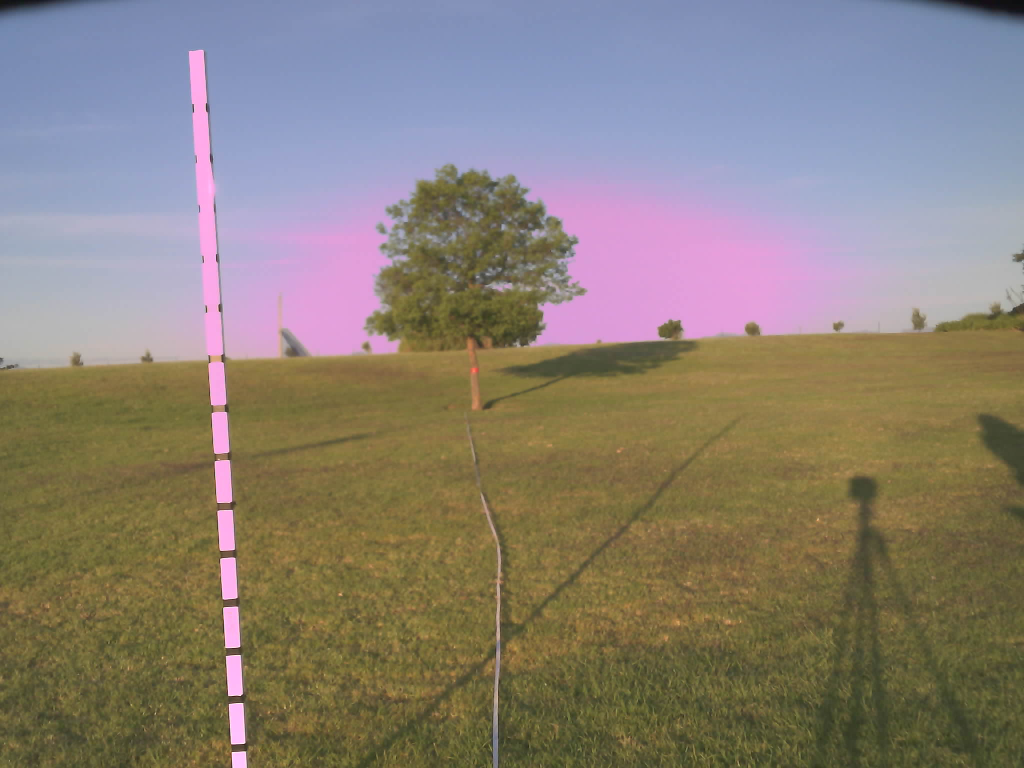
#> input picture ImageProcessing/examples/Position 1 - 20m/TreeCam1_2026-10-04_18-21-49.jpg, 2048 x 1536 px (shown at 1/2 size); its folder holds only this picture in this run
$ python -i step7_closeup_trunk.py   (imports and definitions only)
#> lines starting #> are read from the running program, lines starting #| are printed output that depends on the picture; after the words box and inside, x2 and y2 are one past the last pixel; in counts of white or black regions, pixels touching at a corner belong together
#> further down, picture is the input picture: shape (1536, 2048, 3); mean B, G, R 118.6, 128.1, 137.1
# Step 7: close-up trunk test (2026-10-17).
# Purpose: check whether the trunk width error in the 10 to 20 m photos comes from low
# resolution. The camera was put 140 cm and 90 cm from the trunk, so the trunk is about
# ten times more pixels wide, with the reference stick standing beside the trunk.
#
# Trunk width in pixels: the same idea as step 5. In the lower part of the photo the
# trunk stands against grass, and the Lab a* channel separates them (bark is redder).
# Otsu on a* finds the trunk, a line is fitted through its middle, and the a* profile
# across the trunk is averaged over a block of rows; the width is taken at half maximum.
# The trunk bends, so this is done in several blocks of rows, each with its own line.
#
# Three scales turn pixels into millimetres:
#   1. stick marks: 100 mm apart, stick beside the trunk, so mm/px = 100 / mark spacing
#   2. stick width: 30 mm wide, measured with the same half-maximum method
#   3. pinhole model: mm/px = distance / focal length, with f = 2403 px from step 6 (development/step6_measure_metres.py)
# The result is compared with Tiffany's calliper measurement of the trunk.

import csv
from pathlib import Path
import cv2
import numpy as np

# Settings
IMAGES_DIR = Path(r"C:\Users\tiffa\OneDrive\Documents\University\Engineering\Year 4"
                  r"\Semester 2\Project 448\Project\Code\BaseStation\images")
POSITIONS = {   # camera to trunk distance (m): first and last photo time of the still rig
    1.40: ("2026-10-17_15-47-10", "2026-10-17_15-48-26"),
    0.90: ("2026-10-17_15-48-51", "2026-10-17_15-49-54"),
}
F_CALIBRATED = 2403            # focal length in px, from step 6 (development/step6_measure_metres.py)
MARK_SPACING_MM = 100.0
STICK_WIDTH_MM = 30.0
CALLIPER_MM = 121.0            # Tiffany's calliper reading in the camera's direction
ROW_BLOCKS = 6                 # trunk width is measured in this many blocks of rows
OUTPUT_DIR = Path(__file__).parent / "output" / "step7"
# [1 line not run here, left out]


# [23 lines left out: function half_max_width, not called in this run]


def find_stick(img):
    """Stick: bright, low-saturation, wide component in the lower part of the photo.
    Returns (slope, intercept) of its centre line."""
    h = img.shape[0]
#> h = 1536
    hsv = cv2.cvtColor(img, cv2.COLOR_BGR2HSV)
#> hsv: shape (1536, 2048, 3); mean H, S, V 64.3, 94.9, 151.6
    bright = ((hsv[:, :, 2] > 200) & (hsv[:, :, 1] < 90)).astype(np.uint8) * 255
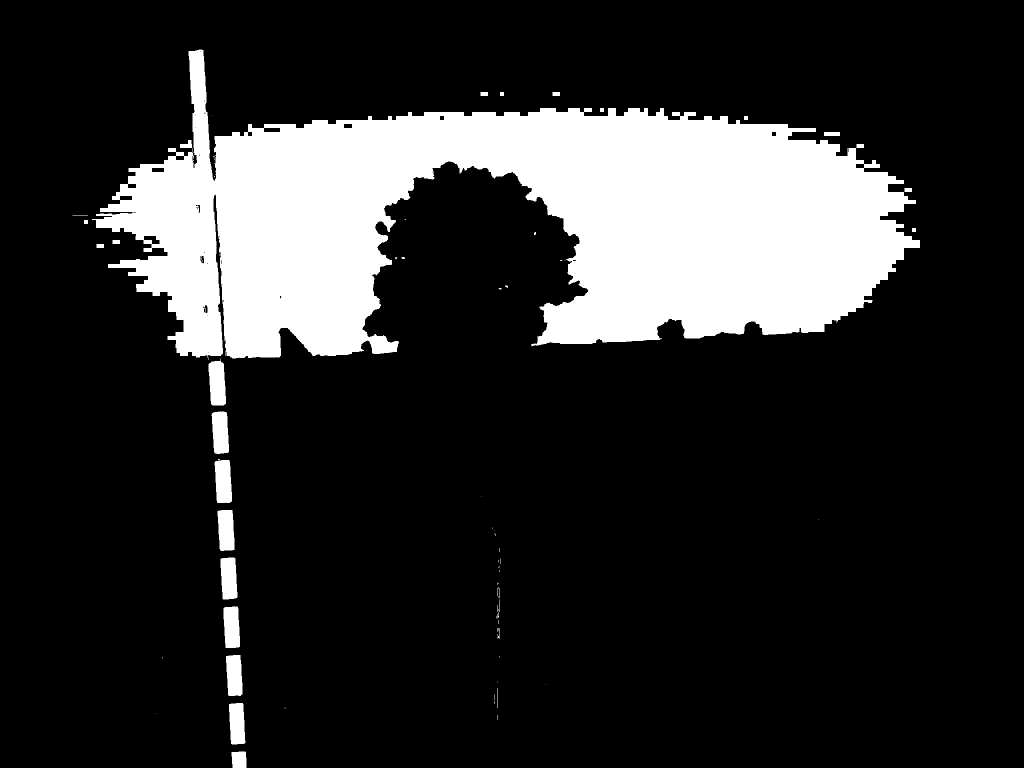
#> bright: shape (1536, 2048) (shown at 1/2 size); 17.6% white; 72 white regions (41 under 20 px), largest, box (x1, y1, x2, y2) and area: (184, 99, 1840, 720) 529589, (417, 717, 452, 811) 2671, (429, 920, 464, 1006) 2608
    bright[:int(0.6 * h)] = 0
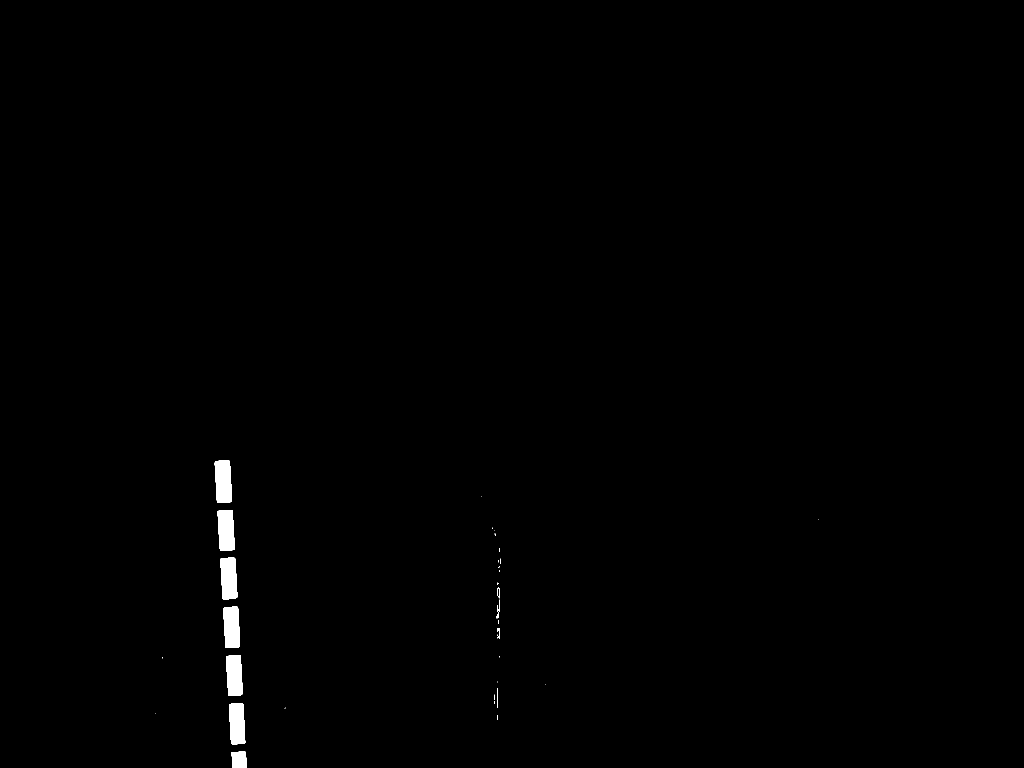
#> bright: shape (1536, 2048) (shown at 1/2 size); 0.51% white; 39 white regions (28 under 20 px), largest, box (x1, y1, x2, y2) and area: (429, 921, 464, 1006) 2592, (441, 1115, 475, 1199) 2483, (447, 1213, 480, 1296) 2444
    bright = cv2.morphologyEx(bright, cv2.MORPH_OPEN, np.ones((5, 5), np.uint8))
    n, labels, stats, _ = cv2.connectedComponentsWithStats(bright)
#> labels: shape (1536, 2048) int32; 8 distinct labels, from 0 to 7
#> n = 8; stats = [[0, 0, 2048, 1536, 3130090], [429, 921, 35, 85, 2592], [435, 1020, 34, 82, 2443], [441, 1115, 34, 84, 2483], [447, 1213, 33, 83, 2444], [452, 1310, 33, 82, 2380], [458, 1406, 33, 83, 2364], [463, 1503, 30, 33, 932]]
    stick = max(range(1, n), key=lambda i: stats[i, cv2.CC_STAT_AREA])
#> stick = 1
    ys, xs = np.nonzero(labels == stick)
#> ys = 2592 values from 921 to 1005; xs = 2592 values, max 463 at index 1955, min 429 at index 110, mean 446.3
    return np.polyfit(ys, xs, 1)


# [106 lines left out: functions stick_mark_spacing, stick_width, trunk_widths, draw_result, not called in this run]


rows = []
# [46 lines not run here, left out]

>>> import cv2
>>> picture = cv2.imread('examples/Position 1 - 20m/TreeCam1_2026-10-04_18-21-49.jpg')
>>> result = find_stick(picture)
#> result = [0.0503, 397.9]
